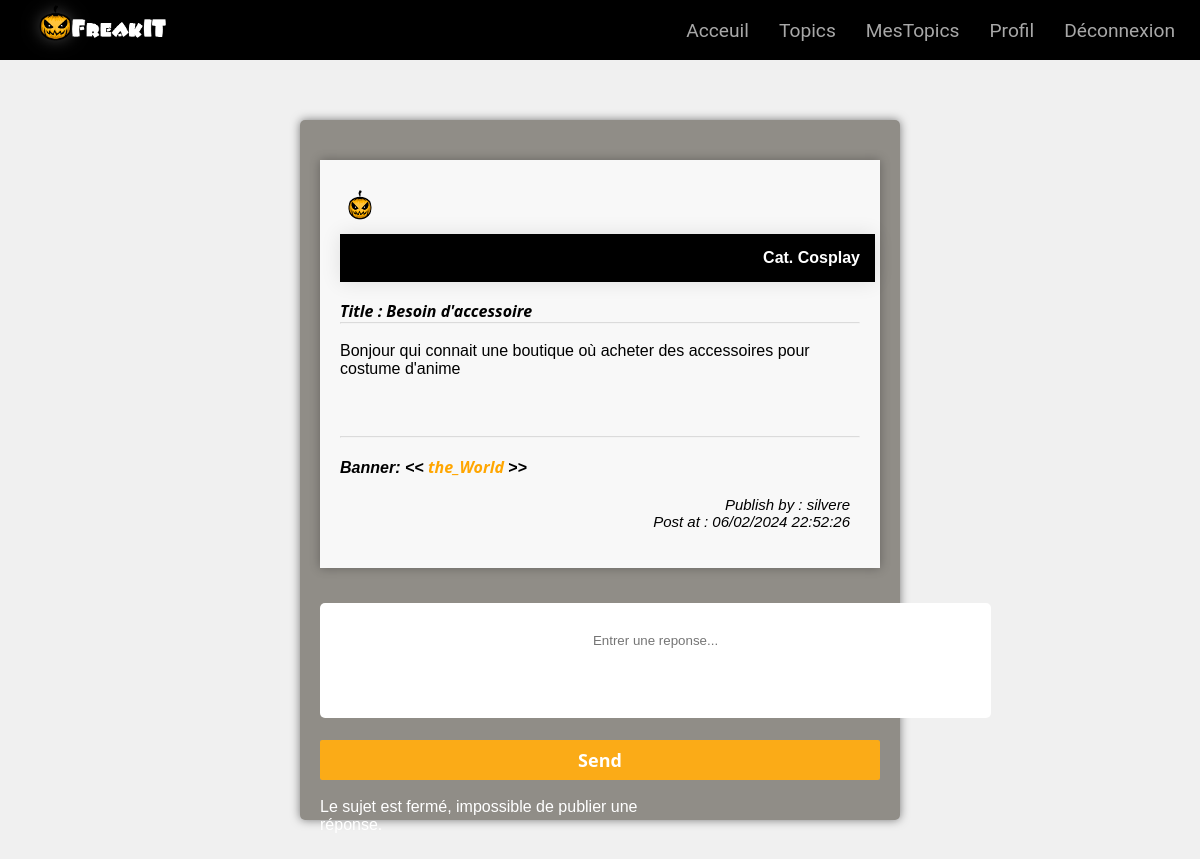
The app's page /answers.php?id=2 (signed in) with its own data.
### tables this page shows
CREATE TABLE IF NOT EXISTS `topic` (
  `id` int NOT NULL AUTO_INCREMENT,
  `title` text NOT NULL,
  `sujet` text NOT NULL,
  `banner` varchar(256) NOT NULL,
  `id_auteur` int NOT NULL,
  `pseudo_auteur` varchar(33) NOT NULL,
  `date_publication` text NOT NULL,
  `close` tinyint(1) NOT NULL DEFAULT '1',
  `id_cat` int DEFAULT NULL,
  PRIMARY KEY (`id`),
  KEY `fk_id_cat` (`id_cat`)
);

CREATE TABLE IF NOT EXISTS `category` (
  `id` int NOT NULL AUTO_INCREMENT,
  `cat` varchar(256) NOT NULL,
  PRIMARY KEY (`id`)
);

### action/topic/answersaction.php (called while the page is built)
<?php
require('action/data/connexion.php');
$idtop = $_GET['id'];
$reqasw = $connexion->query("SELECT topic.*, category.cat FROM topic JOIN category ON topic.id_cat = category.id WHERE topic.id = '$idtop'");
?>

### action/topic/insertanswer.php (called while the page is built)
<?php
require('action/data/connexion.php');
$id = $_GET['id'];
if (isset($_SESSION['id'])) {
    $checkClose = $connexion->query("SELECT close FROM topic WHERE id = '$id'");
    $topicStatus = $checkClose->fetchColumn();
    if ($topicStatus != 2) {
        if (isset($_POST['send'])) {
            $reponse = htmlspecialchars($_POST['reponse']);
            if (!empty($reponse)) {
                $insansw = $connexion->prepare('INSERT INTO answers(id_topic, id_auteur, reponse, banner, pseudo_auteur, date_publication) VALUES(?,?,?,?,?,DATE_FORMAT(NOW(), "%d/%m/%Y %H:%i:%s"))');
                $insansw->execute(array($id, $_SESSION['id'], $reponse, $_SESSION['banner'], $_SESSION['pseudo']));
                $erreur = "Votre réponse a bien été publiée !";
            }
            else
            {
                $erreur = "Veuillez remplir tous les champs.";
            }
        }
    }
    else
    {
        $erreur = "Le sujet est fermé, impossible de publier une réponse.";
    }
}
else
{
    $erreur = "Vous devez être connecté pour publier une réponse.";
}

### answers.php (the view, shortened to what this page needs)
<?php
require('action/data/connexion.php');
require('action/topic/answersaction.php');
require('action/topic/insertanswer.php');
require('action/topic/viewstopicaction.php');
?>
<!DOCTYPE html>
<html lang="en">
<head>
    <link rel="stylesheet" href="css/answer4.css">
</head>
<body>
    <?php include 'includes/navbar.php'; ?>
    <br> <br> <br><br> <br>
    <form method="POST" class="contener">
        <?php
        while ($infotopic = $reqasw->fetch()) {
            $emoj = array(':)', ':(', ':3', ';-)', ':-)', ':-(', '<3', ':D', 'xD', 'x)', "x')", ':o', ':O', 'oO');
            $emoji_path = array(
            '<img src="emojis/emo_smile.png" class="emoj"/>',
            '<img src="emojis/emo_sad.png" class="emoj"/>',
            '<img src="emojis/emo_cat.png" class="emoj"/>',
            '<img src="emojis/emo_wink.png" class="emoj"/>',
            '<img src="emojis/emo_smile.png" class="emoj"/>',
            '<img src="emojis/emo_smile.png" class="emoj"/>',
            '<img src="emojis/emo_smile.png" class="emoj"/>',
            '<img src="emojis/emo_smile.png" class="emoj"/>',
            '<img src="emojis/emo_smile.png" class="emoj"/>',
            '<img src="emojis/emo_smile.png" class="emoj"/>',
            '<img src="emojis/emo_smile.png" class="emoj"/>',
            '<img src="emojis/emo_smile.png" class="emoj"/>',
            '<img src="emojis/emo_smile.png" class="emoj"/>',
            );
            $infotopic['sujet'] = str_replace($emoj, $emoji_path, $infotopic['sujet']);
        ?>
            <div class="cardcontain">
                <div class="head">
                    <div class="img">
                        <td><img src="css/icon.png" alt=""></td>
                    </div>
                    <div class="category">
                        <td>Cat. <?php echo $infotopic['cat']; ?></td>
                    </div>
                </div>
                <br>
                <div class="title">
                    <td> Title : <?php echo $infotopic['title']; ?></td>
                    <br>
                    <hr style="opacity: calc(0.3);">
                </div>
                <br>
                <div class="sujet">
                    <td><?php echo $infotopic['sujet']; ?></td>
                </div>
                <br>
                <div class="containban">
                    <hr style="opacity: calc(0.3);">
                    <br>
                    <div class="banner">
                        <td> <span> Banner: << </span> <?php echo $infotopic['banner']; ?> <span> >> </span></td>
                    </div>
                    <br>
                </div>
                <div class="contentinf">
                    <div class="inf">
                        <div class="pseudo_auteur">
                            <td> Publish by : <?php echo $infotopic['pseudo_auteur']; ?></td>
                        </div>
                        <div class="date_publication">
                            <td> Post at : <?php echo $infotopic['date_publication']; ?></td>
                        </div>
                    </div>
                </div>
                <br>
            </div>
        <?php
        }
        ?>
        <div class="answ2">
            <div class="area">
                <textarea name="reponse" placeholder=" Entrer une reponse... " cols="82" rows="10"></textarea>
            </div>
            <br>
            <div class="send">
                <button type="submit" name="send">Send</button>
            </div>
            <br>
            <div class="error" >
                <?php
                    if(isset($erreur))
                    {
                        echo $erreur;
                    }
                ?>
            </div>
        </div>
    </form>
</body>
</html>

### css/answer4.css (style rules this page uses)
body { font-family: sans-serif; margin: 0; padding: 0; box-sizing: border-box; background-image: url('bg3.jpg'); background-size: cover; }
.cardcontain { max-width: 600px; margin: 20px auto; background-color: #fffffff0; padding: 20px; box-shadow: 0 0 10px rgba(0, 0, 0, 0.3); }
.category { color: #ffffff; font-weight: bold; background-color: black; width: 535px; padding: 15px; text-align: right; box-shadow: 0 0 20px rgba(0, 0, 0, 0.1); margin-right: 300px; }
.head img { margin: -10px; width: 60px; height: 70px; object-position: left bottom; align-items: first baseline; }
.contentinf { display: flex; justify-content: right; }
.title { font-weight: bold; font-style: italic; font-family: 'Segoe UI', Roboto, Oxygen, Ubuntu, Cantarell, 'Open Sans', 'Helvetica Neue', sans-serif; }
.containban { color: #ffa600; font-weight: bolder; }
.containban hr { margin-top: 40px; }
.contentinf .inf { font-size: 15px; font-style: italic; text-align: right; margin-right: 10px; }
.contener { background-color: #17110371; max-width: 600px; margin: 30px auto; padding: 20px; border-radius: 5px; height: 700px; box-shadow: 0 0 10px rgba(0, 0, 0, 0.5); }
textarea { resize: none; border: none; position: relative; background-color: rgb(255, 255, 255); height: 115px; border-radius: 5px; }
button { background-color: rgb(251, 171, 23); border: none; text-align: center; padding: 8px; width: 560px; border-radius: 2px; font-size: large; font-weight: 550; color: white; font-family: system-ui; }
.banner { font-family: 'Segoe UI', Roboto, Oxygen, Ubuntu, Cantarell, 'Open Sans', 'Helvetica Neue', sans-serif; font-style: italic; }
.banner span { color: black; }
::placeholder { text-align: center; padding: 30px; }
.answ2 { margin: 10px auto; padding: 25px 20px; max-width: 420px; border-radius: 0px 2px; margin-left: -20px; margin-top: -10px; }
.error { color: #ffffff; }

### css/navbar1.css (style rules this page uses)
* { margin: 0px; padding: 0px; box-sizing: border-box; font-family: sans-serif; }
body { background-color: #f0f0f0; }
img { height: 80px; width: 150px; }

### records on screen
topic: category.cat "Cosplay", title "Besoin d'accessoire", sujet "Bonjour qui connait une boutique où acheter des accessoires pour costume d'anime", banner "the_World", pseudo_auteur "silvere", date_publication "06/02/2024 22:52:26", close "Le sujet est fermé, impossible de publier une réponse."
